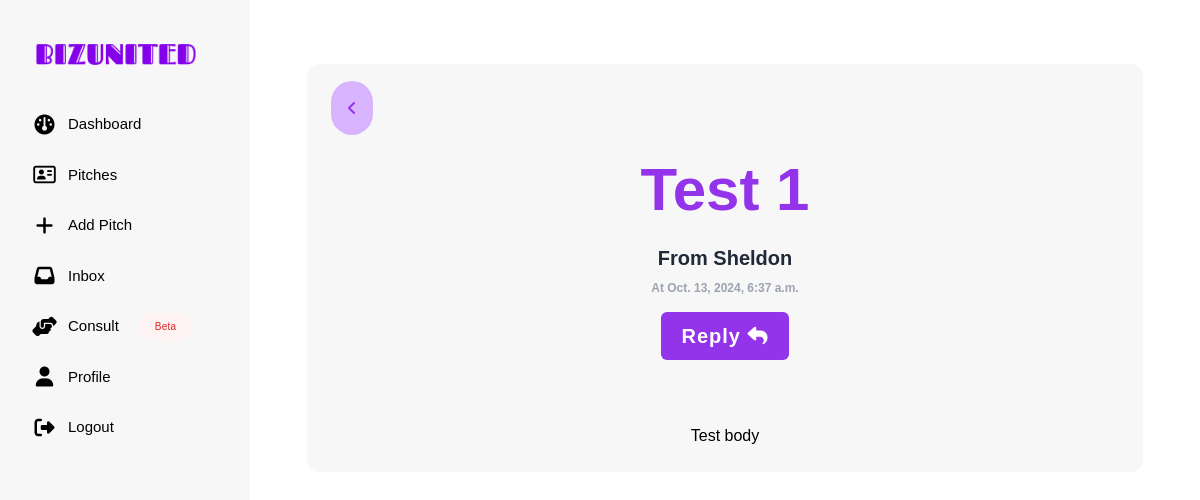
/messaging/inbox/62e21aeb-52b6-446e-ab36-c8b62d0377a8/ (signed in), run on the app's committed database.
### communications/models.py (models this page shows, shortened)
class Message(models.Model):
    sender = models.ForeignKey(Profile, on_delete=models.SET_NULL, blank=True, null=True)
    recipient = models.ForeignKey(Profile, on_delete=models.SET_NULL, blank=True, null=True, related_name='messages')
    is_read = models.BooleanField(default=False, null=True)
    name = models.CharField(max_length=200, null=True, blank=True)
    subject = models.CharField(max_length=200, null=True, blank=True)
    email = models.EmailField(max_length=200, null=True, blank=True)
    body = models.TextField()
    created = models.DateTimeField(auto_now_add=True)
    id = models.UUIDField(default=uuid.uuid4, primary_key=True, unique=True, editable=False)
    ordering = ['-created']

### communications/views.py (the view)
# urls.py: path('inbox/<str:pk>/', views.message, name = 'single-message'),
@login_required(login_url='login')
def message(request, pk):
    message = Message.objects.get(id=pk)
    if message.is_read == False:
        message.is_read = True
        message.save()
    return render(request, 'communications/message.html', {'message': message})

### communications/templates/communications/message.html
{% extends "main.html" %} {% load static %} {% block content %}
<div class="flex">
  {% if user.profile.entrepreneur %}
  {% include "side-nav-ent.html" %}
  {% elif user.profile.investor %}
  {% include "side-nav-inv.html" %}
  {% endif %}
  <div class="mt-16 flex items-start justify-center w-[100%]">
    <div
      class="bg-[#f7f7f8] rounded-xl w-[88%] flex-col justify-center items-center"
    >
      <a
        href="{% url 'inbox' %}"
        class="relative top-8 left-6 rounded-full bg-purple-300 p-4"
        ><i class="fa-solid fa-angle-left text-purple-600"></i
      ></a>
      <div class="max-w-4xl mx-auto font-[sans-serif] py-6 px-32 mt-12">
        <div class="text-center mb-16">
          <h1 class="text-6xl font-extrabold text-purple-600">
            {{message.subject}}
          </h1>
          <h4 class="text-xl text-gray-800 font-semibold mt-6">
            From {{message.name}}
          </h4>
          <p class="text-xs text-gray-400 font-semibold mt-2">
            At {{message.created}}
          </p>
          <a href="{% url 'sendMessage' message.sender.id %}">
            <button
              type="submit"
              id="submit"
              class="mt-4 py-2.5 px-5 text-xl font-semibold tracking-wider rounded-md text-white bg-purple-600 hover:bg-purple-700 focus:outline-none cursor-pointer"
            >
              Reply <i class="fa fa-reply" aria-hidden="true"></i>
            </button>
          </a>
        </div>
        <div class="overflow-x-auto font-[sans-serif]">
          <p class="text-center">{{message.body}}</p>
        </div>
      </div>
    </div>
  </div>
</div>
{% endblock content %}

### data on the page
Message: subject "Test 1", name "Sheldon", created "Oct. 13, 2024, 6:37 a.m.", body "Test body"
